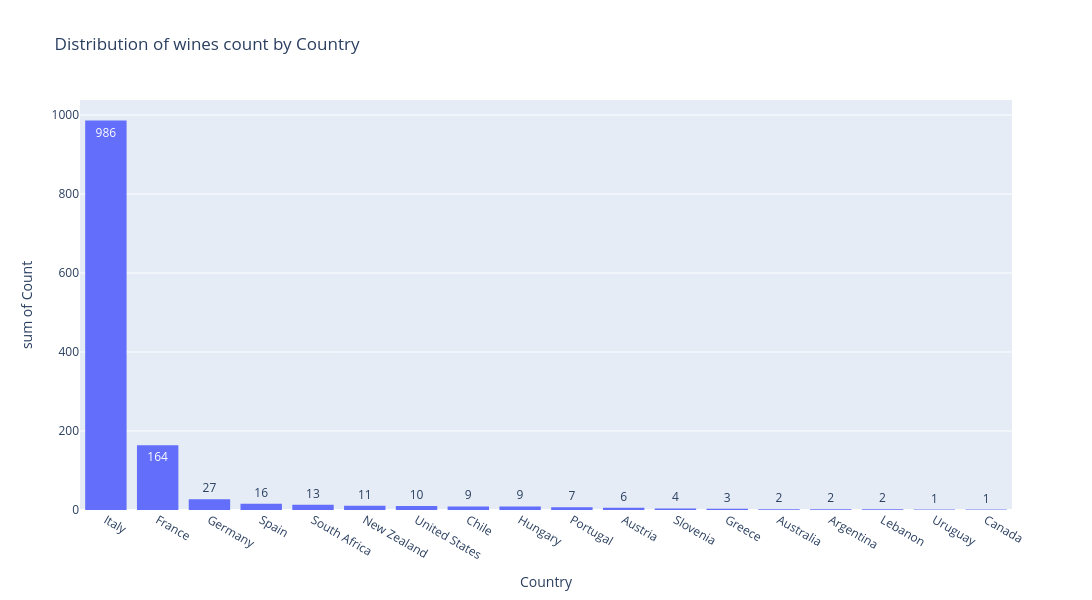

Notebook code for this chart:
### Code cell
type_counts = data['Country'].value_counts().reset_index()
type_counts.columns = ['Country', 'Count']

fig = px.histogram(type_counts, x='Country', y='Count', 
             title='Count of Each Type of Wine', height=600, width=1300, text_auto=True, barmode='group')
fig.update_layout(title="Distribution of wines count by Country")
fig.show()

### Figure 1 — Plotly figure (JSON) as saved in the notebook; plotly's stock layout.template omitted (floating-point values rounded to 4 significant figures)
{"data": [{"alignmentgroup": "True", "bingroup": "x", "histfunc": "sum", "hovertemplate": "Country=%{x}<br>sum of Count=%{y}<extra></extra>", "legendgroup": "", "marker": {"color": "#636efa", "pattern": {"shape": ""}}, "name": "", "offsetgroup": "", "orientation": "v", "showlegend": false, "texttemplate": "%{value}", "x": ["Italy", "France", "Germany", "Spain", "South Africa", "New Zealand", "United States", "Chile", "Hungary", "Portugal", "Austria", "Slovenia", "Greece", "Australia", "Argentina", "Lebanon", "Uruguay", "Canada"], "xaxis": "x", "y": [986, 164, 27, 16, 13, 11, 10, 9, 9, 7, 6, 4, 3, 2, 2, 2, 1, 1], "yaxis": "y", "type": "histogram"}], "layout": {"xaxis": {"anchor": "y", "domain": [0.0, 1.0], "title": {"text": "Country"}}, "yaxis": {"anchor": "x", "domain": [0.0, 1.0], "title": {"text": "sum of Count"}}, "legend": {"tracegroupgap": 0}, "title": {"text": "Distribution of wines count by Country"}, "barmode": "group", "height": 600, "width": 1300}}
